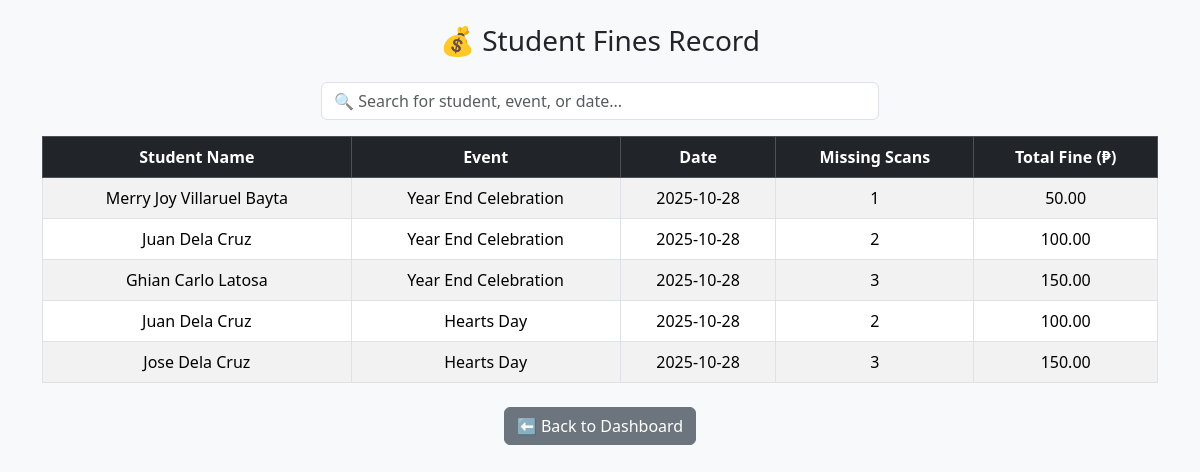
The app's page /user_view_fines.php with its own data.
### tables this page shows
CREATE TABLE `fines` (
  `id` int(11) NOT NULL,
  `user_id` int(11) NOT NULL,
  `event_id` int(11) NOT NULL,
  `date` date NOT NULL,
  `missing_scans` int(11) DEFAULT 0,
  `total_fine` decimal(10,2) DEFAULT 0.00,
  `created_at` timestamp NOT NULL DEFAULT current_timestamp()
);

CREATE TABLE `users` (
  `id` int(11) NOT NULL,
  `username` varchar(100) NOT NULL,
  `email` varchar(150) NOT NULL,
  `department` varchar(100) DEFAULT NULL,
  `password` varchar(255) NOT NULL,
  `role` enum('student','admin') DEFAULT 'student',
  `qr_code` varchar(255) DEFAULT NULL,
  `created_at` timestamp NOT NULL DEFAULT current_timestamp(),
  `id_number` varchar(50) DEFAULT NULL,
  `department_id` int(11) DEFAULT NULL
);

CREATE TABLE `institutional_events` (
  `id` int(11) NOT NULL,
  `event_name` varchar(255) NOT NULL,
  `department` varchar(100) DEFAULT NULL,
  `event_date` date NOT NULL,
  `description` text DEFAULT NULL,
  `created_at` timestamp NOT NULL DEFAULT current_timestamp(),
  `status` enum('active','inactive') DEFAULT 'inactive'
);

### user_view_fines.php (the view, shortened to what this page needs)
<?php
include('dbconnection.php');
try {
    $stmt = $pdo->query("
        SELECT
            f.*,
            u.username AS student_name,
            e.event_name
        FROM fines f
        INNER JOIN users u ON f.user_id = u.id
        INNER JOIN institutional_events e ON f.event_id = e.id
        ORDER BY f.date DESC
    ");
    $fines = $stmt->fetchAll(PDO::FETCH_ASSOC);
} catch (PDOException $e) {
    die('Database Error: ' . htmlspecialchars($e->getMessage()));
}
?>
<!DOCTYPE html>
<html lang="en">
<head>
    <link href="https://cdn.jsdelivr.net/npm/bootstrap@5.3.2/dist/css/bootstrap.min.css" rel="stylesheet">
</head>
<body class="bg-light">
<div class="container py-4">
    <h3 class="text-center mb-4">💰 Student Fines Record</h3>
    <div class="d-flex justify-content-center mb-3">
        <input
            type="text"
            id="searchInput"
            class="form-control w-50"
            placeholder="🔍 Search for student, event, or date..."
        >
    </div>
    <table class="table table-bordered table-striped" id="finesTable">
        <thead class="table-dark text-center">
            <tr>
                <th>Student Name</th>
                <th>Event</th>
                <th>Date</th>
                <th>Missing Scans</th>
                <th>Total Fine (₱)</th>
            </tr>
        </thead>
        <tbody class="text-center">
            <?php if (empty($fines)): ?>
                <tr><td colspan="5">No fines recorded yet.</td></tr>
            <?php else: ?>
                <?php foreach ($fines as $fine): ?>
                    <tr>
                        <td><?= htmlspecialchars($fine['student_name']) ?></td>
                        <td><?= htmlspecialchars($fine['event_name']) ?></td>
                        <td><?= htmlspecialchars($fine['date']) ?></td>
                        <td><?= htmlspecialchars($fine['missing_scans']) ?></td>
                        <td><?= number_format($fine['total_fine'], 2) ?></td>
                    </tr>
                <?php endforeach; ?>
            <?php endif; ?>
        </tbody>
    </table>
    <div class="text-center mt-4">
        <a href="user-dashboard.php" class="btn btn-secondary">⬅ Back to Dashboard</a>
    </div>
</div>
</body>
</html>

### records on screen
fines: user.username "Merry Joy Villaruel Bayta", event.event_name "Year End Celebration", date "2025-10-28", missing_scans "1", total_fine "50.00"
fines: user.username "Juan Dela Cruz", event.event_name "Year End Celebration", date "2025-10-28", missing_scans "2", total_fine "100.00"
fines: user.username "Ghian Carlo Latosa", event.event_name "Year End Celebration", date "2025-10-28", missing_scans "3", total_fine "150.00"
fines: user.username "Juan Dela Cruz", event.event_name "Hearts Day", date "2025-10-28", missing_scans "2", total_fine "100.00"
fines: user.username "Jose Dela Cruz", event.event_name "Hearts Day", date "2025-10-28", missing_scans "3", total_fine "150.00"
